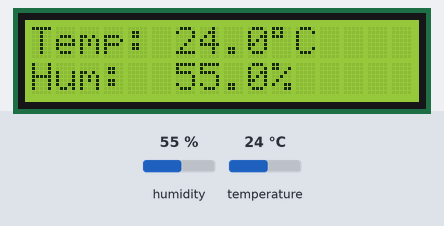
Simulated run of this sketch. Board: Arduino Uno, built with avr-gcc and run on an emulated ATmega328P. On the bench: 16×2 character LCD. Inputs (shaded band) come from the test bench; at power-on: humidity 55 %, temperature 24 °C.

Above: at 3.2 s.
3.3 s: humidity set to 22 %
At 4.8 s:
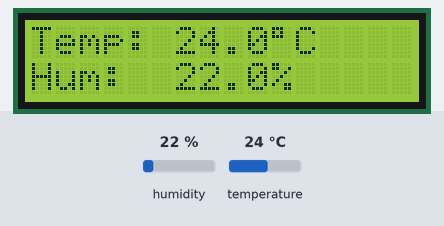
6.0 s: temperature set to 12 °C
At 7.4 s:
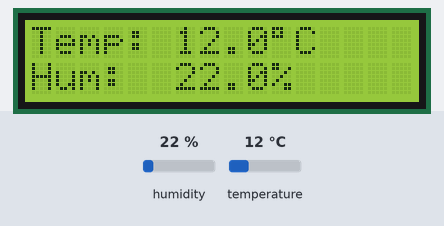
8.7 s: humidity set to 40 %
At 11.4 s:
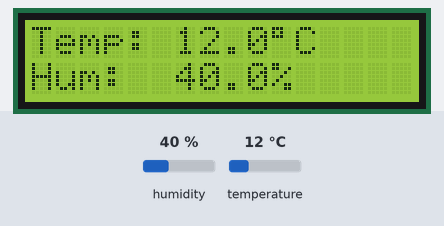
11.7 s: temperature set to 19 °C
At 12.8 s:
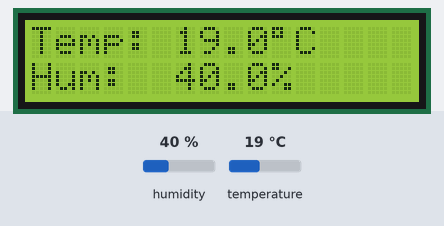
Timing chart, 0 to 14.7 s (numbered marks = the images above; inputs shaded):
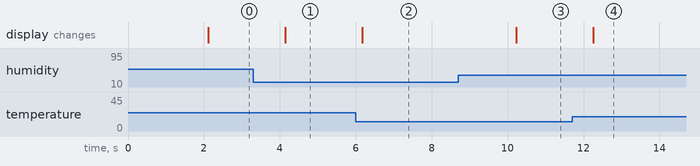

Measured:
- after the input at 3.3 s, the display: changes after 0.84 s (image 1)
- after the input at 6.0 s, the display: changes after 0.17 s (image 2)
- after the input at 8.7 s, the display: changes after 1.5 s (image 3)
- after the input at 11.7 s, the display: changes after 0.56 s (image 4)

The sketch:

dht22_test.ino
```cpp
#include <Wire.h>
#include <LiquidCrystal_I2C.h>
#include "DHT.h"

// Define DHT sensor
#define DHTPIN 2       // DHT22 connected to digital pin 2
#define DHTTYPE DHT22  // DHT 22 (AM2302)
DHT dht(DHTPIN, DHTTYPE);

// Define LCD (I2C address 0x27, 16x2 display)
LiquidCrystal_I2C lcd(0x27, 16, 2);

void setup() {
  // Start LCD
  lcd.init();
  lcd.backlight();

  // Start DHT
  dht.begin();

  // Initial message
  lcd.setCursor(0, 0);
  lcd.print("DHT22 Sensor Test");
  delay(2000);
  lcd.clear();
}

void loop() {
  // Read data
  float humidity = dht.readHumidity();
  float temperature = dht.readTemperature(); // Celsius
  // float temperature = dht.readTemperature(true); // Fahrenheit

  // Check if readings are valid
  if (isnan(humidity) || isnan(temperature)) {
    lcd.setCursor(0, 0);
    lcd.print("Read error!");
    delay(2000);
    return;
  }

  // Display results
  lcd.setCursor(0, 0);
  lcd.print("Temp: ");
  lcd.print(temperature, 1);
  lcd.print((char)223); // degree symbol
  lcd.print("C");

  lcd.setCursor(0, 1);
  lcd.print("Hum:  ");
  lcd.print(humidity, 1);
  lcd.print("%");

  delay(2000); // update every 2 seconds
}
```
